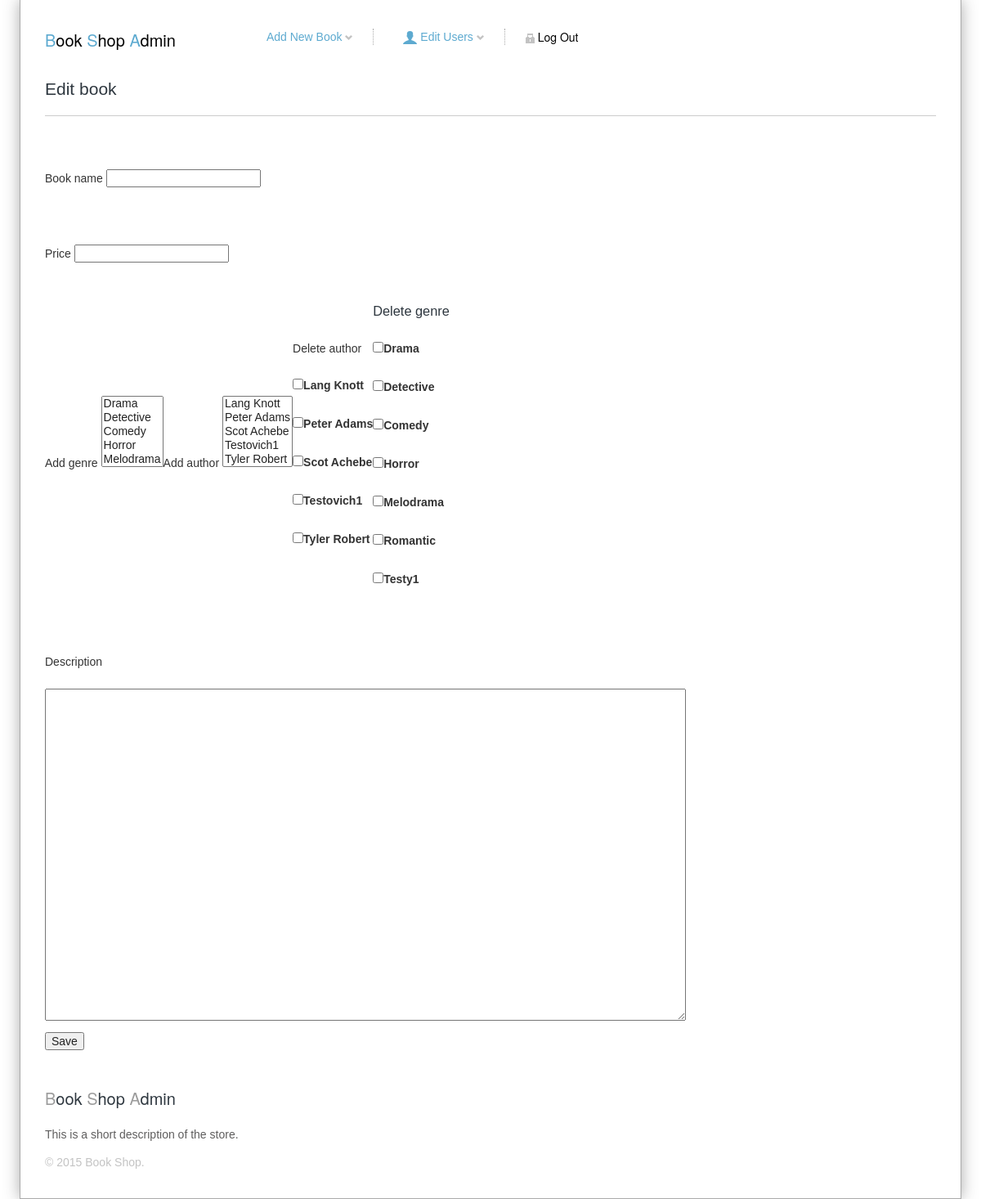
Screenshot of /admin/edit/1 with the database file from the repository.
### tables this page shows
CREATE TABLE IF NOT EXISTS `xyz_authors` (
  `author_id` int(10) unsigned NOT NULL AUTO_INCREMENT,
  `author_title` varchar(100) NOT NULL,
  PRIMARY KEY (`author_id`)
);

CREATE TABLE IF NOT EXISTS `xyz_genres` (
  `genre_id` int(10) unsigned NOT NULL AUTO_INCREMENT,
  `genre_title` varchar(100) NOT NULL,
  PRIMARY KEY (`genre_id`)
);

### app/core/view.php (called while the page is built, shortened)
<?php
class View
{
    function GenreMenu ()
    {
        $dbh = DBConnect::getInstance();
        $dbh->getConnection();
        $query = <<<SQL
            SELECT *
            FROM  `xyz_genres`
            ORDER BY  `genre_id`;
SQL;
        $genres = $dbh->getRows( $query );
        return $genres;
    }
    function AuthorMenu ()
    {
        $dbh = DBConnect::getInstance();
        $dbh->getConnection();
        $query = <<<SQL
            SELECT *
            FROM  `xyz_authors`
            ORDER BY  `author_title`;
SQL;
        $author = $dbh->getRows( $query );
        return $author;
    }
    function generate ( $content_view, $template_view, $data = array() )
    {
        $genres = self::GenreMenu();
        $authors = self::AuthorMenu();
        @$product = array_filter( $product[ 0 ] );
        include 'app/views/' . $template_view;
    }
}

### app/controllers/controller_admin.php (called while the page is built, shortened)
<?php
class Controller_Admin extends Controller
{
    public $model;
    function __construct ()
    {
        $this->model = new Model_Admin();
        $this->view = new View();
    }
    function action_edit ()
    {
        $data = $this->model->getBook();
        $this->view->generate( 'edit_view.php', 'admin_template_view.php', $data );
    }
}

### app/bootstrap.php (called while the page is built, shortened)
<?php
Router::start();

### index.php (called while the page is built, shortened)
<?php
require_once 'app/bootstrap.php';

### app/core/dbconnect.php (called while the page is built, shortened)
<?php
class DBConnect
{
    private $dbh;
    private static $instance;
    private function __construct ()
    {
        try {
            $this->dbh = new PDO ( PDO_DSN, PDO_USER, PDO_PASSWORD );
            $this->dbh->setAttribute( PDO::ATTR_ERRMODE, PDO::ERRMODE_EXCEPTION );
        } catch ( PDOException $e ) {
            echo "Database Error: " . $e->getMessage() . "<br>";
        } catch ( Exception $e ) {
            echo "General Error:" . $e->getMessage() . "<br>";
        }
    }
    static public function getInstance ()
    {
        if ( !self::$instance ) {
            self::$instance = new DBConnect();
        }
        return self::$instance;
    }
    public function getConnection ()
    {
        return $this->dbh;
    }
    public function getRows ( $query, $params = array() )
    {
        try {
            $stmt = $this->dbh->prepare( $query );
            $stmt->execute( $params );
            return $stmt->fetchAll();
        } catch ( PDOException $e ) {
            throw new Exception( $e->getMessage() );
        }
    }
}

### app/views/edit_view.php (the view, shortened to what this page needs)
<section id="main-content" class="clearfix">
    <h2>Edit book</h2>
    <hr/>
    <form action="" method="POST" enctype="multipart/form-data">
        <p>
            <label>
                <h4>Book name
                    <input type="text" name="book_title" value="<?= htmlspecialchars( $product[ 'book_title' ] ) ?>">
                </h4>
            </label>
        </p>
        <p>
            <label>
                <h4>Price
                    <input type="text" name="price" value="<?= $product[ 'price' ] ?>">
                </h4>
            </label>
        </p>
        <table id="table_reg">
            <tr>
                <th>
                    <Label for='glist[]'><p id="btngenre">
                        <h4>Add genre</h4></p></Label>
                    <select multiple size="5" name="glist[]" class="btngenre">
                        <?php foreach ( $genres as $genre ): ?>
                            <option><?= $genre[ 'genre_title' ] ?></option>
                        <?php endforeach; ?>
                    </select>
                </th>
                <th>
                    <Label for='alist[]'><p id="btnauthor">
                        <h4>Add author</h4></p></Label>
                    <select multiple size="5" name="alist[]" class="btnauthor">
                        <?php foreach ( $authors as $author ): ?>
                            <option><?= $author[ 'author_title' ] ?></option>
                        <?php endforeach; ?>
                    </select>
                </th>
                <th>
                    <div class="authors_reg">
                        <p>
                        <h4>Delete author</h4></p>
                        <?php foreach ( $authors as $author ): ?>
                            <p>
                                <input type='checkbox' name='alistA[]' value='$alist'><?= $author[ 'author_title' ] ?>
                            </p>
                        <?php endforeach; ?>
                    </div>
                </th>
                <th>
                    <div class="genre_reg">
                        <p>
                        <h3>Delete genre</h3></p>
                        <?php foreach ( $genres as $genre ): ?>
                            <p>
                                <input type='checkbox' name='alistA[]' value='$alist'><?= $genre[ 'genre_title' ] ?>
                            </p>
                        <?php endforeach; ?>
                    </div>
                </th>
            </tr>
        </table>
        <p><label for="full_text"><h4>Description</h4></label></p>
        <textarea name="full_text" cols="94" rows="20" id="full_text"><?= $product[ 'full_text' ] ?></textarea>
        <div>
            <p>
                <input type="submit" name="submit" value="Save" id="submitMail">
            </p>
        </div>
    </form>
</section>

### public/css/main.css (style rules this page uses)
html, button, input, select, textarea { color: #222; }
html { font-size: 1em; line-height: 1.4; }
hr { display: block; height: 1px; border: 0; border-top: 1px solid #ccc; margin: 0; padding: 0; }
textarea { resize: vertical; }
p, h1, h2, h3, h4, h5, ul, li { margin: 0; padding: 0; font-family: Arial, Helvetica, sans-serif; }
#main-content { padding: 20px 30px 0 30px; }
#main-content h2, #main-content h3 { color: #2e373f; margin-bottom: 20px; }
#main-content h3 { margin-bottom: 5px; }
#main-content p { margin-bottom: 25px; }
#main-content hr { margin-bottom: 20px; }
.clearfix:before, .clearfix:after { content: " "; display: table; }
.clearfix:after { clear: both; }
.clearfix { *zoom: 1; }

### rows the page displays
xyz_authors: author_title "Lang Knott"
xyz_authors: author_title "Peter Adams"
xyz_authors: author_title "Scot Achebe"
xyz_authors: author_title "Testovich1"
xyz_authors: author_title "Tyler Robert"
xyz_genres: genre_title "Drama"
xyz_genres: genre_title "Detective"
xyz_genres: genre_title "Comedy"
xyz_genres: genre_title "Horror"
xyz_genres: genre_title "Melodrama"
xyz_genres: genre_title "Romantic"
xyz_genres: genre_title "Testy1"
